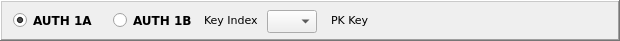
  <widget class="QFrame" name="pnlAuth">
   <property name="geometry">
    <rect>
     <x>0</x>
     <y>1</y>
     <width>620</width>
     <height>41</height>
    </rect>
   </property>
   <property name="font">
    <font>
     <family>Verdana</family>
    </font>
   </property>
   <property name="autoFillBackground">
    <bool>true</bool>
   </property>
   <property name="frameShape">
    <enum>QFrame::WinPanel</enum>
   </property>
   <property name="frameShadow">
    <enum>QFrame::Raised</enum>
   </property>
   <widget class="QRadioButton" name="rbAUTH1A">
    <property name="geometry">
     <rect>
      <x>13</x>
      <y>10</y>
      <width>99</width>
      <height>21</height>
     </rect>
    </property>
    <property name="font">
     <font>
      <weight>75</weight>
      <bold>true</bold>
     </font>
    </property>
    <property name="cursor">
     <cursorShape>PointingHandCursor</cursorShape>
    </property>
    <property name="text">
     <string>AUTH 1A</string>
    </property>
    <property name="checked">
     <bool>true</bool>
    </property>
   </widget>
   <widget class="QRadioButton" name="rbAUTH1B">
    <property name="geometry">
     <rect>
      <x>113</x>
      <y>10</y>
      <width>99</width>
      <height>21</height>
     </rect>
    </property>
    <property name="font">
     <font>
      <weight>75</weight>
      <bold>true</bold>
     </font>
    </property>
    <property name="cursor">
     <cursorShape>PointingHandCursor</cursorShape>
    </property>
    <property name="text">
     <string>AUTH 1B</string>
    </property>
    <property name="checked">
     <bool>false</bool>
    </property>
   </widget>
   <widget class="QLabel" name="lblKeyIndex">
    <property name="geometry">
     <rect>
      <x>204</x>
      <y>12</y>
      <width>61</width>
      <height>16</height>
     </rect>
    </property>
    <property name="font">
     <font>
      <pointsize>8</pointsize>
     </font>
    </property>
    <property name="text">
     <string>Key Index</string>
    </property>
   </widget>
   <widget class="QComboBox" name="cboKeyIndex">
    <property name="geometry">
     <rect>
      <x>267</x>
      <y>10</y>
      <width>50</width>
      <height>23</height>
     </rect>
    </property>
    <property name="font">
     <font>
      <weight>75</weight>
      <bold>true</bold>
     </font>
    </property>
    <property name="autoFillBackground">
     <bool>true</bool>
    </property>
    <property name="currentText">
     <string/>
    </property>
   </widget>
   <widget class="QLabel" name="lblPKKeys">
    <property name="geometry">
     <rect>
      <x>331</x>
      <y>12</y>
      <width>41</width>
      <height>16</height>
     </rect>
    </property>
    <property name="font">
     <font>
      <pointsize>8</pointsize>
     </font>
    </property>
    <property name="text">
     <string>PK Key</string>
    </property>
   </widget>
  </widget>
